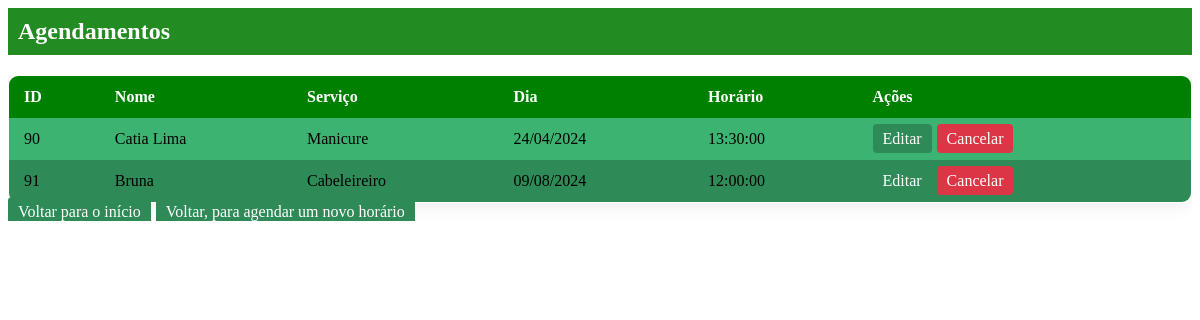
/most.php, run on an earlier commit of the app's database.
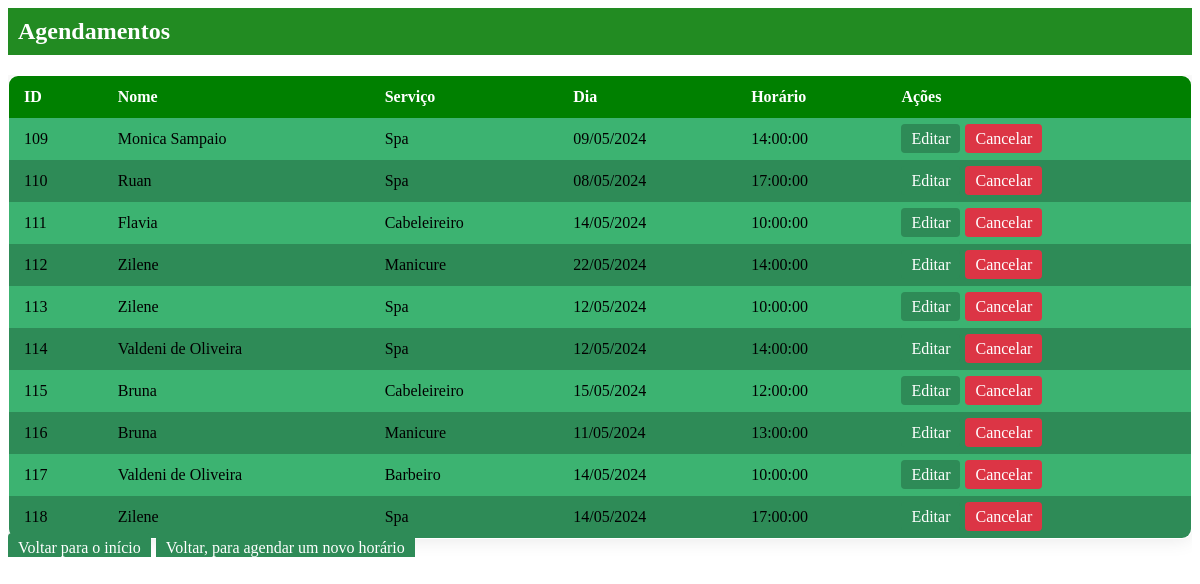
And on a later commit of the database.
### tables this page shows
CREATE TABLE `cliente` (
  `id` int(11) NOT NULL,
  `Nome` varchar(255) NOT NULL,
  `Telefone` varchar(20) NOT NULL,
  `Email` varchar(255) DEFAULT NULL,
  `Servico` enum('Barbeiro','Cabeleireiro','Manicure','Spa') NOT NULL,
  `Dia` date NOT NULL,
  `Horario` time NOT NULL,
  `Senha` varchar(255) NOT NULL,
  `id_funcionario` int(11) DEFAULT NULL
);

### most.php (the view, shortened to what this page needs)
<?php
include_once('config.php');
$query = "SELECT * FROM cliente";
$result = mysqli_query($conexao, $query);
if(mysqli_num_rows($result) > 0) {
    echo "<h2 style='background-color: #228B22; padding: 10px; color: #fff;'>Agendamentos</h2>";
    echo "<div class='table-container'>";
    echo "<table class='styled-table'>";
    echo "<thead><tr><th>ID</th><th>Nome</th><th>Serviço</th><th>Dia</th><th>Horário</th><th>Ações</th></tr></thead>";
    echo "<tbody>";
    $count = 0;
    while($row = mysqli_fetch_assoc($result)) {
        $count++;
        $color_class = $count % 2 == 0 ? 'even-row' : 'odd-row';
        echo "<tr class='$color_class'>";
        echo "<td>".$row['id']."</td>";
        echo "<td>".$row['Nome']."</td>";
        echo "<td>".$row['Servico']."</td>";
        echo "<td>".date('d/m/Y', strtotime($row['Dia']))."</td>";
        echo "<td>".$row['Horario']."</td>";
        echo "<td><a class='edit-btn' href='senha_edit.php?id=".$row['id']."'>Editar</a><a class='delete-btn' href='senha_cancelar.php?id=".$row['id']."'>Cancelar</a></td>";
        echo "</tr>";
    }
    echo "</tbody>";
    echo "</table>";
    echo "<a class='return-btn' href='index.php'>Voltar para o início</a>";
    echo "<a class='return-btn' href='agend.php'>Voltar, para agendar um novo horário</a>";
    echo "</div>";
} else {
    echo "<p>Nenhum agendamento encontrado.</p>";
}
?>

### most.php (style rules this page uses)
.table-container { overflow-x: auto; }
.styled-table { width: 100%; border-collapse: collapse; border-spacing: 0; border: 1px solid #ddd; border-radius: 10px; overflow: hidden; box-shadow: 0 0 20px rgba(0, 0, 0, 0.1); }
.styled-table th, .styled-table td { padding: 12px 15px; text-align: left; }
.styled-table th { background-color: #008000; color: #fff; }
.styled-table tbody tr:nth-of-type(odd) { background-color: #3CB371; }
.styled-table tbody tr:nth-of-type(even) { background-color: #2E8B57; }
.styled-table tbody tr:last-of-type { border-bottom: none; }
.edit-btn, .delete-btn, .return-btn { padding: 6px 10px; margin-right: 5px; text-decoration: none; border-radius: 4px; }
.edit-btn { background-color: #2E8B57; color: #fff; }
.delete-btn { background-color: #dc3545; color: #fff; }
.return-btn { background-color:#2E8B57; color: #fff; }

What changed in the data, as far as the page shows it:
removed cliente: id "90", Nome "Catia Lima", Servico "Manicure", Dia "24/04/2024", Horario "13:30:00"
removed cliente: id "91", Nome "Bruna", Servico "Cabeleireiro", Dia "09/08/2024", Horario "12:00:00"
added cliente: id "109", Nome "Monica Sampaio", Servico "Spa", Dia "09/05/2024", Horario "14:00:00"
added cliente: id "110", Nome "Ruan", Servico "Spa", Dia "08/05/2024", Horario "17:00:00"
added cliente: id "111", Nome "Flavia", Servico "Cabeleireiro", Dia "14/05/2024", Horario "10:00:00"
added cliente: id "112", Nome "Zilene", Servico "Manicure", Dia "22/05/2024", Horario "14:00:00"
added cliente: id "113", Nome "Zilene", Servico "Spa", Dia "12/05/2024", Horario "10:00:00"
added cliente: id "114", Nome "Valdeni de Oliveira", Servico "Spa", Dia "12/05/2024", Horario "14:00:00"
added cliente: id "115", Nome "Bruna", Servico "Cabeleireiro", Dia "15/05/2024", Horario "12:00:00"
added cliente: id "116", Nome "Bruna", Servico "Manicure", Dia "11/05/2024", Horario "13:00:00"
added cliente: id "117", Nome "Valdeni de Oliveira", Servico "Barbeiro", Dia "14/05/2024", Horario "10:00:00"
added cliente: id "118", Nome "Zilene", Servico "Spa", Dia "14/05/2024", Horario "17:00:00"
